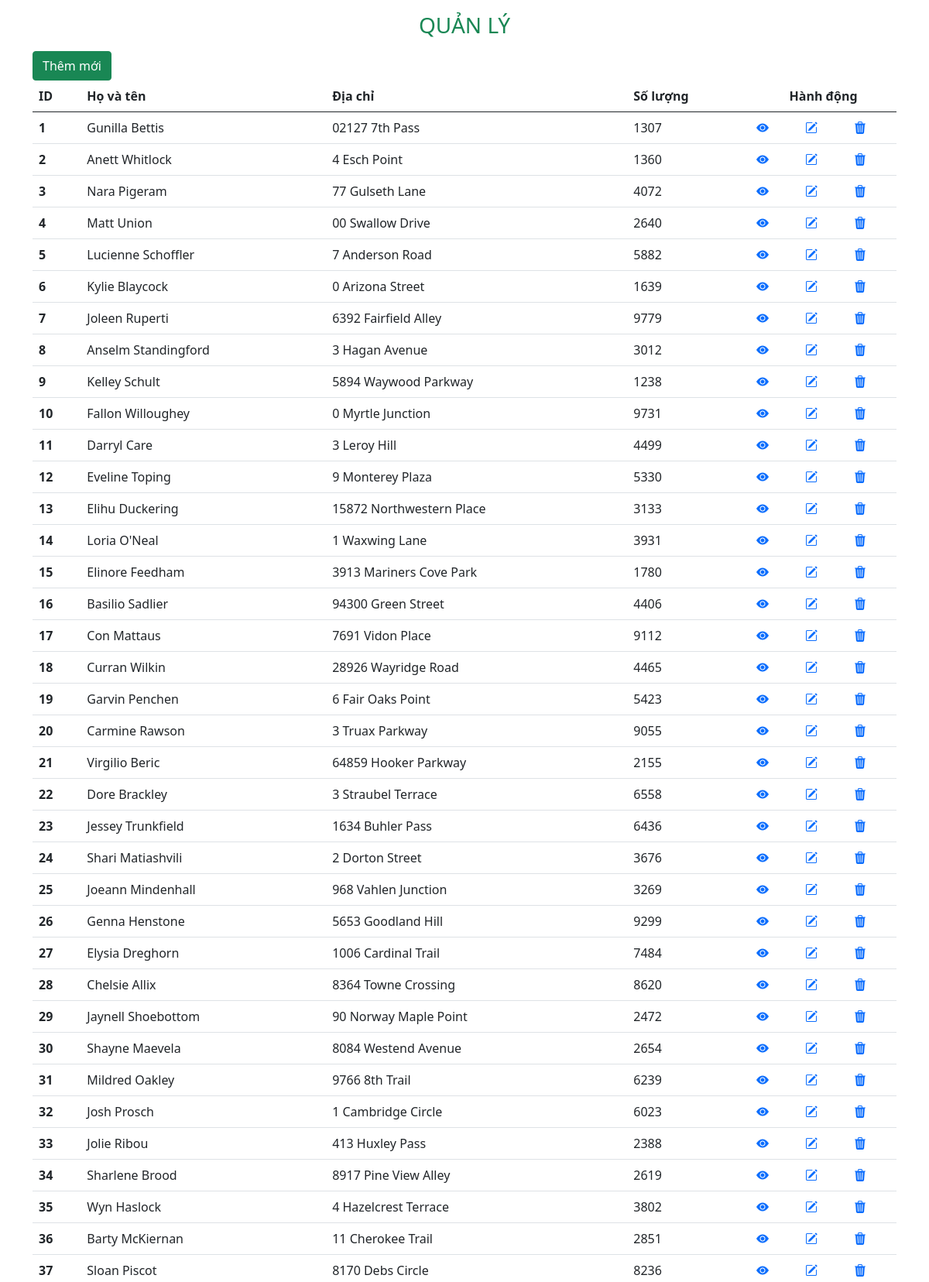
The page / (upper part) on the database its author committed.
### tables this page shows
CREATE TABLE `employees` (
  `id` int(11) NOT NULL,
  `fullname` varchar(100) NOT NULL,
  `address` varchar(200) DEFAULT NULL,
  `salary` int(11) NOT NULL
);

### app/controller/HomeController.php (called while the page is built)
<?php
require_once APP_ROOT.'/app/services/EmployeeService.php';
class HomeController{
    public function index(){
        $employeeService = new EmployeeService();
        $employees = $employeeService->getAllEmployees();
        include APP_ROOT.'/app/views/home/index.php';
    }
}

### public/index.php (called while the page is built, shortened)
<?php
require_once APP_ROOT.'/app/controller/HomeController.php';
$homeController = new HomeController();
$homeController->index();

### app/services/EmployeeService.php (called while the page is built)
<?php
require_once APP_ROOT.'/app/models/Employee.php';
class EmployeeService{
    public function getAllEmployees(){
        try{
            $conn = new PDO('mysql:host=localhost; dbname=xproject', 'root','');
            $sql = "SELECT *FROM employees ";
            $stmt = $conn->query($sql);
            $employees =[];
            while($row = $stmt->fetch()){
                $employee = new Employee($row['id'], $row['fullname'], $row['address'], $row['salary']);
                $employees[] = $employee;
            }
            return $employees;
        }
        catch(PDOException $e){
            return $employees = [];
        }
    }
}

### app/models/Employee.php (called while the page is built, shortened)
<?php
 class Employee{
    private $id;
    private $fullname;
    private $address;
    private $salary;
    public function __construct($id, $fullname, $address, $salary)
    {
        $this->id =$id;
        $this->fullname = $fullname;
        $this->address = $address;
        $this->salary = $salary;
    }
    public function getId(){
        return $this->id;
    }
    public function getFullname(){
        return $this->fullname;
    }
    public function getAddress(){
        return $this->address;
    }
    public function getSalary(){
        return $this->salary;
    }
 }

### app/views/home/index.php (the view, shortened to what this page needs)
<!DOCTYPE html>
<html lang="en">
<head>
    <link href="https://cdn.jsdelivr.net/npm/bootstrap@5.0.2/dist/css/bootstrap.min.css" rel="stylesheet">
    <link rel="stylesheet" href="https://cdn.jsdelivr.net/npm/bootstrap-icons@1.10.5/font/bootstrap-icons.css">
</head>
<body>
    <div class="container">
        <h3 class="text-center text-uppercase text-success my-3">QUẢN LÝ</h3>
        <a href="<?= DOMAIN.'app/views/patient/add.php'?> "class='btn btn-success'> Thêm mới</a>
        <table class="table">
  <thead>
    <tr>
      <th scope="col">ID</th>
      <th scope="col">Họ và tên</th>
      <th scope="col">Địa chỉ</th>
      <th scope="col">Số lượng</th>
      <th scope="col" colspan="3" class="text-center">Hành động</th>
    </tr>
  </thead>
  <tbody>
    <?php
        foreach($employees as $employee){
    ?>
        <tr>
        <th scope="row"><?= $employee->getID(); ?></th>
        <td><?= $employee->getFullname(); ?></td>
        <td><?= $employee->getAddress(); ?></td>
        <td><?= $employee->getSalary(); ?></td>
        <td>
            <a href="<?=DOMAIN.'app/views/employee/detail.php?id='.$employee->getId()?>"><i class="bi bi-eye-fill"></i></a>
        </td>
        <td>
            <a href="<?= DOMAIN.'app/views/employees/edit.php?id='.$employee->getId() ?>"><i class="bi bi-pencil-square"></i></a>
        </td>
        <td>
            <a href="<?= DOMAIN.'app/views/employees/remove.php?id='.$employee->getId() ?>"><i class="bi bi-trash3-fill"></i></a>
        </td>
        </tr>
    <?php
        }
    ?>
  </tbody>
</table>
    </div>
</body>
</html>

### rows shown on the page
employees: id "1", fullname "Gunilla Bettis", address "02127 7th Pass", salary "1307"
employees: id "2", fullname "Anett Whitlock", address "4 Esch Point", salary "1360"
employees: id "3", fullname "Nara Pigeram", address "77 Gulseth Lane", salary "4072"
employees: id "4", fullname "Matt Union", address "00 Swallow Drive", salary "2640"
employees: id "5", fullname "Lucienne Schoffler", address "7 Anderson Road", salary "5882"
employees: id "6", fullname "Kylie Blaycock", address "0 Arizona Street", salary "1639"
employees: id "7", fullname "Joleen Ruperti", address "6392 Fairfield Alley", salary "9779"
employees: id "8", fullname "Anselm Standingford", address "3 Hagan Avenue", salary "3012"
employees: id "9", fullname "Kelley Schult", address "5894 Waywood Parkway", salary "1238"
employees: id "10", fullname "Fallon Willoughey", address "0 Myrtle Junction", salary "9731"
employees: id "11", fullname "Darryl Care", address "3 Leroy Hill", salary "4499"
employees: id "12", fullname "Eveline Toping", address "9 Monterey Plaza", salary "5330"
employees: id "13", fullname "Elihu Duckering", address "15872 Northwestern Place", salary "3133"
employees: id "14", fullname "Loria O'Neal", address "1 Waxwing Lane", salary "3931"
employees: id "15", fullname "Elinore Feedham", address "3913 Mariners Cove Park", salary "1780"
employees: id "16", fullname "Basilio Sadlier", address "94300 Green Street", salary "4406"
employees: id "17", fullname "Con Mattaus", address "7691 Vidon Place", salary "9112"
employees: id "18", fullname "Curran Wilkin", address "28926 Wayridge Road", salary "4465"
employees: id "19", fullname "Garvin Penchen", address "6 Fair Oaks Point", salary "5423"
employees: id "20", fullname "Carmine Rawson", address "3 Truax Parkway", salary "9055"
employees: id "21", fullname "Virgilio Beric", address "64859 Hooker Parkway", salary "2155"
employees: id "22", fullname "Dore Brackley", address "3 Straubel Terrace", salary "6558"
employees: id "23", fullname "Jessey Trunkfield", address "1634 Buhler Pass", salary "6436"
employees: id "24", fullname "Shari Matiashvili", address "2 Dorton Street", salary "3676"
employees: id "25", fullname "Joeann Mindenhall", address "968 Vahlen Junction", salary "3269"
employees: id "26", fullname "Genna Henstone", address "5653 Goodland Hill", salary "9299"
employees: id "27", fullname "Elysia Dreghorn", address "1006 Cardinal Trail", salary "7484"
employees: id "28", fullname "Chelsie Allix", address "8364 Towne Crossing", salary "8620"
employees: id "29", fullname "Jaynell Shoebottom", address "90 Norway Maple Point", salary "2472"
employees: id "30", fullname "Shayne Maevela", address "8084 Westend Avenue", salary "2654"
employees: id "31", fullname "Mildred Oakley", address "9766 8th Trail", salary "6239"
employees: id "32", fullname "Josh Prosch", address "1 Cambridge Circle", salary "6023"
employees: id "33", fullname "Jolie Ribou", address "413 Huxley Pass", salary "2388"
employees: id "34", fullname "Sharlene Brood", address "8917 Pine View Alley", salary "2619"
employees: id "35", fullname "Wyn Haslock", address "4 Hazelcrest Terrace", salary "3802"
employees: id "36", fullname "Barty McKiernan", address "11 Cherokee Trail", salary "2851"
employees: id "37", fullname "Sloan Piscot", address "8170 Debs Circle", salary "8236"
